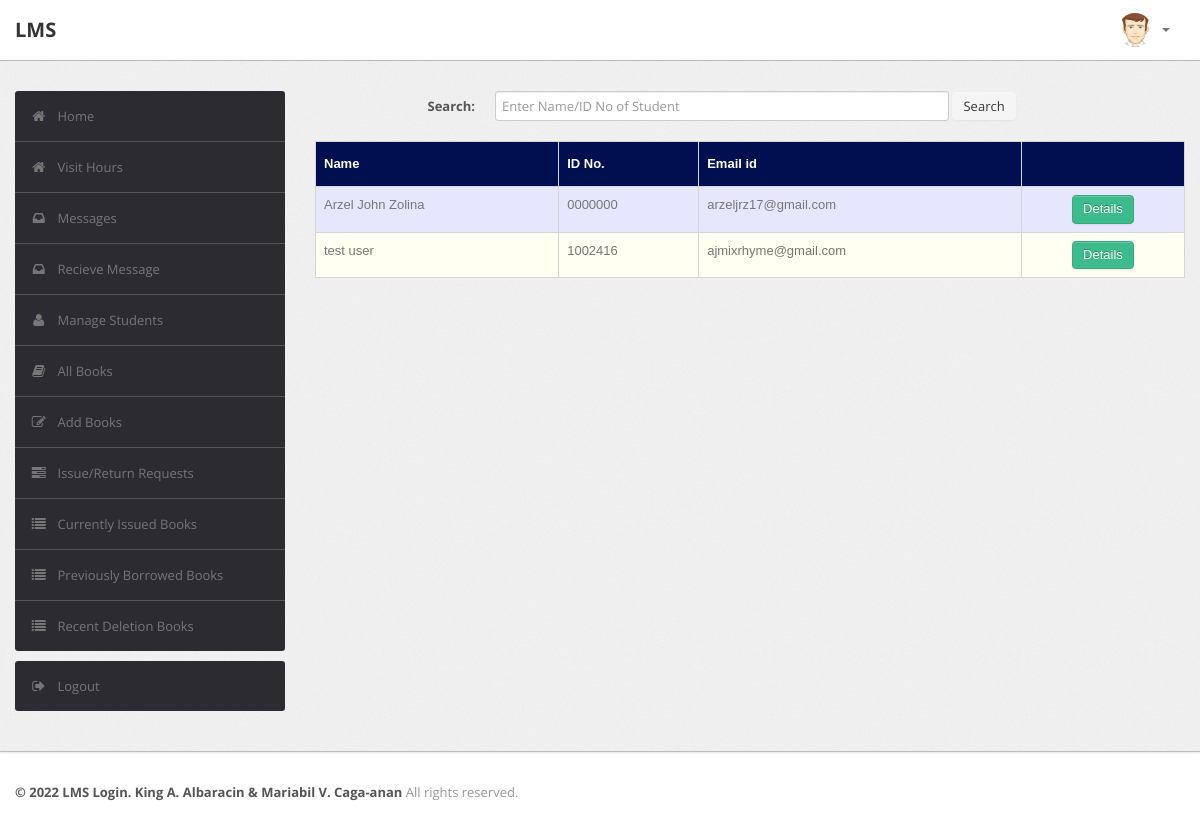
The page /librarian/student.php on the database its author committed.
### tables this page shows
CREATE TABLE `user` (
  `RollNo` varchar(50) NOT NULL,
  `Name` varchar(50) DEFAULT NULL,
  `Type` varchar(50) DEFAULT NULL,
  `Category` varchar(50) DEFAULT NULL,
  `Department` varchar(255) NOT NULL,
  `EmailId` varchar(50) DEFAULT NULL,
  `MobNo` bigint(11) DEFAULT NULL,
  `Password` varchar(50) DEFAULT NULL,
  `Status` varchar(50) DEFAULT NULL,
  `VerificationCode` varchar(255) NOT NULL
);

### librarian/student.php (the view, shortened to what this page needs)
<?php
require('dbconn.php');
?>
<?php
$rollno = $_SESSION['RollNo'];
                                $sql="select * from LMS.user where RollNo='$rollno'";
if ($_SESSION['RollNo'] !== 'staff') {
    ?>
<!DOCTYPE html>
<html lang="en">
    <head>
        <link type="text/css" href="bootstrap/css/bootstrap.min.css" rel="stylesheet">
        <link type="text/css" href="bootstrap/css/bootstrap-responsive.min.css" rel="stylesheet">
        <link type="text/css" href="css/theme.css" rel="stylesheet">
        <link type="text/css" href="images/icons/css/font-awesome.css" rel="stylesheet">
    </head>
    <body>
        <div class="navbar navbar-fixed-top">
            <div class="navbar-inner">
                <div class="container">
                        <a class="brand" href="index.php">LMS </a>
                    <div class="nav-collapse collapse navbar-inverse-collapse">
                        <ul class="nav pull-right">
                            <li class="nav-user dropdown"><a href="#" class="dropdown-toggle" data-toggle="dropdown">
                                <img src="images/user.png" class="nav-avatar" />
                                <b class="caret"></b></a>
                            </li>
                        </ul>
                    </div>
                </div>
            </div>
        </div>
        <div class="wrapper">
            <div class="container">
                <div class="row">
                    <div class="span3">
                        <div class="sidebar">
                             <ul class="widget widget-menu unstyled">
                                <li class="active"><a href="index.php"><i class="menu-icon icon-home"></i>Home
                                </a></li>
                                <li class="active"><a href="../qr/index.php"><i class="menu-icon icon-home"></i>Visit Hours
                                </a></li>
                                 <li><a href="message.php"><i class="menu-icon icon-inbox"></i>Messages</a>
                                </li>
                                <li><a href="recieve.php"><i class="menu-icon icon-inbox"></i>Recieve Message</a>
                                </li>
                                <li><a href="student.php"><i class="menu-icon icon-user"></i>Manage Students </a>
                                </li>
                                <li><a href="book.php"><i class="menu-icon icon-book"></i>All Books </a></li>
                                <li><a href="addbook.php"><i class="menu-icon icon-edit"></i>Add Books </a></li>
                                <li><a href="requests.php"><i class="menu-icon icon-tasks"></i>Issue/Return Requests </a></li>
                                <li><a href="current.php"><i class="menu-icon icon-list"></i>Currently Issued Books </a></li>
                                 <li><a href="pre.php"><i class="menu-icon icon-list"></i>Previously Borrowed Books </a></li>
                                <li><a href="history.php"><i class="menu-icon icon-list"></i>Recent Deletion Books </a></li>
                            </ul>
                            <ul class="widget widget-menu unstyled">
                                <li><a href="logout.php"><i class="menu-icon icon-signout"></i>Logout </a></li>
                            </ul>
                        </div>
                    </div>
                    <div class="span9">
                        <form class="form-horizontal row-fluid" action="student.php" method="post">
                                        <div class="control-group">
                                            <label class="control-label" for="Search"><b>Search:</b></label>
                                            <div class="controls">
                                                <input type="text" id="title" name="title" placeholder="Enter Name/ID No of Student" class="span8" required>
                                                <button type="submit" name="submit"class="btn">Search</button>
                                            </div>
                                        </div>
                                    </form>
                                    <br>
                                    <?php
                                    if(isset($_POST['submit']))
                                        {$s=$_POST['title'];
                                            $sql="select * from LMS.user where (RollNo='$s' or Name like '%$s%') and Type<>'ADMIN'";
                                        }
                                    else
                                        $sql="select * from LMS.user where Type<>'ADMIN' and Type<>'LIBRARIAN' ";
                                    $result=$conn->query($sql);
                                    $rowcount=mysqli_num_rows($result);
                                    if(!($rowcount))
                                        echo "<br><center><h2><b><i>No Results</i></b></h2></center>";
                                    else
                                    {
                                    ?>
                        <table class="table" id = "tables">
                                  <thead>
                                    <tr>
                                      <th>Name</th>
                                      <th>ID No.</th>
                                      <th>Email id</th>
                                      <th></th>
                                    </tr>
                                  </thead>
                                  <tbody>
                    <?php
                            while($row=$result->fetch_assoc())
                            {
                                $email=$row['EmailId'];
                                $name=$row['Name'];
                                $rollno=$row['RollNo'];
                            ?>
                                    <tr>
                                      <td><?php echo $name ?></td>
                                      <td><?php echo $rollno ?></td>
                                      <td><?php echo $email ?></td>
                                        <td>
                                        <center>
                                            <a href="studentdetails.php?id=<?php echo $rollno; ?>" class="btn btn-success">Details</a>
                                      </center>
                                        </td>
                                    </tr>
                            <?php }} ?>
                                  </tbody>
                                </table>
                            </div>
                </div>
            </div>
        </div>
<div class="footer">
            <div class="container">
                <b class="copyright">&copy; 2022 LMS Login. King A. Albaracin & Mariabil V. Caga-anan </b>All rights reserved.
            </div>
        </div>
    </body>
</html>
<?php }
else {
    echo "<script type='text/javascript'>alert('Access Denied!!!')</script>";
} ?>

### librarian/css/theme.css (style rules this page uses)
#tables { font-family: "Trebuchet MS", Arial, Helvetica, sans-serif; border-collapse: collapse; width: 100%; }
#tables td, #tables th { border: 1px solid #ddd; padding: 8px; }
#tables tr:nth-child(even) { background-color: #fffff2; }
#tables tr:nth-child(odd) { background-color: #e6e6ff; }
#tables th { padding-top: 12px; padding-bottom: 12px; text-align: left; background-color: #000F50; color: white; }
body { font-size: 13px; font-family: 'Open Sans', Arial, sans-serif; background: #fff; color: #777 }
strong, b { color: #555 }
.wrapper { background: url(../images/bg.png) #eee; border-bottom: 1px solid #bbb; -webkit-box-shadow: 0 1px 2px rgba(0,0,0,0.1); -moz-box-shadow: 0 1px 2px rgba(0,0,0,0.1); box-shadow: 0 1px 2px rgba(0,0,0,0.1); padding: 30px 0 }
.footer { color: #999; padding: 30px 0 60px }
form { margin: 0 }
select, textarea, input[type="text"], input[type="password"], input[type="datetime"], input[type="datetime-local"], input[type="date"], input[type="month"], input[type="time"], input[type="week"], input[type="number"], input[type="email"], input[type="url"], input[type="search"], input[type="tel"], input[type="color"], .uneditable-input, label, input, button, select, textarea { -webkit-border-radius: 3px; -moz-border-radius: 3px; border-radius: 3px; font-size: 13px; font-family: 'Open Sans', Tahoma, Arial, sans-serif }
body [class^="icon-"], body [class*=" icon-"] { font-size: 14px; line-height: 20px; height: 20px }
.form-horizontal .control-group, .form-vertical .control-group { margin-bottom: 0 }
.navbar { position: static!important; margin: 0!important }
.navbar .navbar-inner { background: #fff; border-bottom: 1px solid #bbb; -webkit-box-shadow: 0 1px 2px rgba(0,0,0,0.15); -moz-box-shadow: 0 1px 2px rgba(0,0,0,0.15); box-shadow: 0 1px 2px rgba(0,0,0,0.15) }
.navbar .brand { color: #333; font-weight: bold; font-size: 20px; margin-right: 20px; padding: 20px }
.navbar .nav>li>a { padding: 20px 15px; font-weight: bold; color: #777 }
.nav-user>a { height: 20px }
.nav-avatar { width: 34px; height: 34px; margin: -7px 5px 0 0; -webkit-border-radius: 50%; -moz-border-radius: 50%; border-radius: 50% }
.btn, .btn-box { -webkit-border-radius: 3px; -moz-border-radius: 3px; border-radius: 3px }
.btn { font-size: 13px; font-weight: 600 }
.btn { display: inline-block; margin-bottom: 0; font-weight: 400; text-align: center; vertical-align: middle; cursor: pointer; background-image: none; border: 1px solid transparent; white-space: nowrap; padding: 4px 10px; font-size: 13px; line-height: 1.42857; border-radius: 4px; -webkit-user-select: none; -moz-user-select: none; -ms-user-select: none; user-select: none }
.btn-success { color: #fff; background-color: #3cbc8d; border-color: #36a97f }
.table { margin-bottom: 0 }
.table th, .table td { border-color: #d5d5d5!important }
.widget-menu { background: #fff; -webkit-border-radius: 3px; -moz-border-radius: 3px; border-radius: 3px; overflow: hidden }
.widget-menu a { color: #555; display: block; line-height: 20px; padding: 15px; text-decoration: none!important }
.widget-menu .menu-icon { margin-right: 10px; color: #767676; -webkit-transition: all .2s ease-in-out; -moz-transition: all .2s ease-in-out; transition: all .2s ease-in-out; }
.widget-menu>li+li { border-top: 1px solid #555 }
.widget-menu>li>a { background-color: #2d2b32; color: #767676; -webkit-transition: all .2s ease-in-out; -moz-transition: all .2s ease-in-out; transition: all .2s ease-in-out; }

### rows shown on the page
user: Name "Arzel John Zolina", RollNo "0000000", EmailId "arzeljrz17@gmail.com"
user: Name "test user", RollNo "1002416", EmailId "ajmixrhyme@gmail.com"
